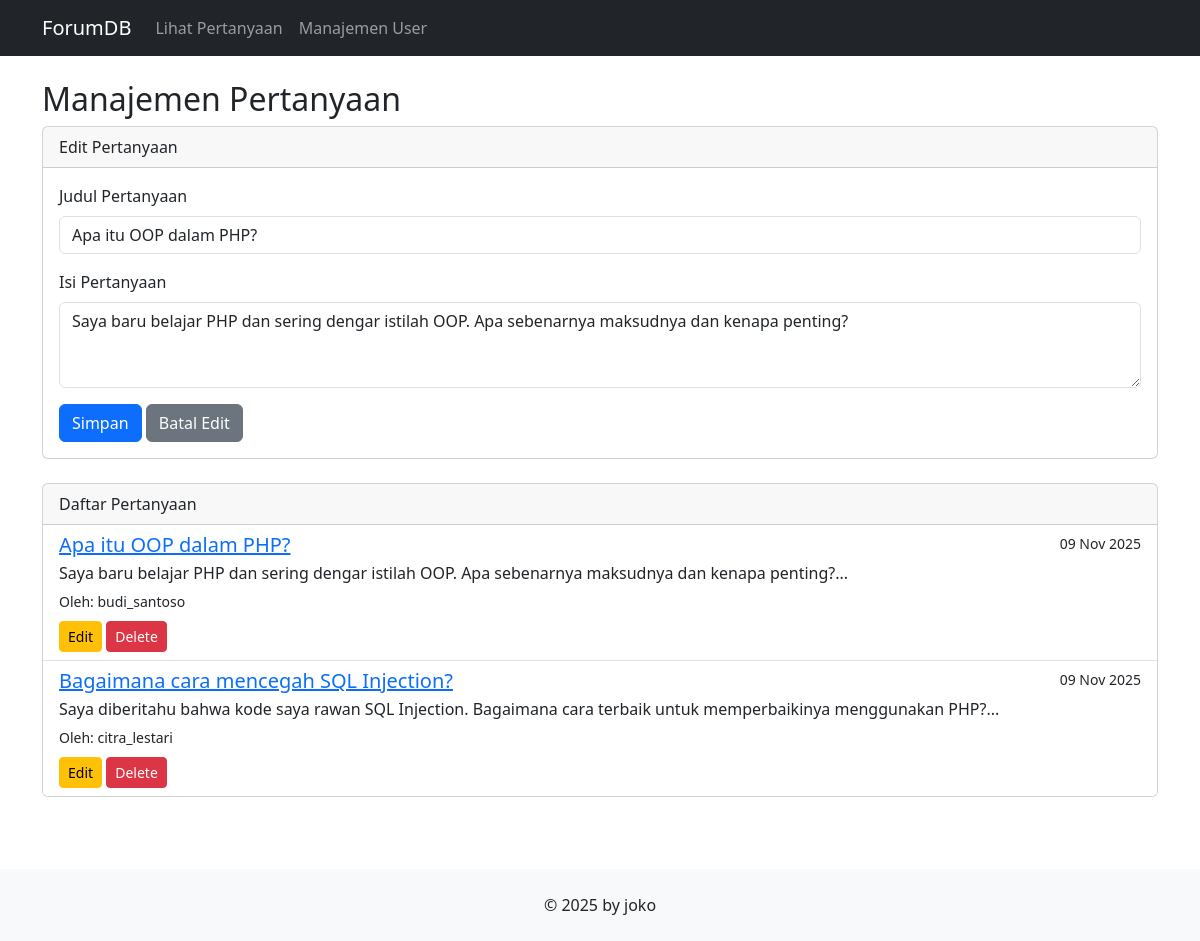
The app's page /index.php?page=questions&action=edit&id=1 with its own data.
### tables this page shows
CREATE TABLE questions (
    question_id INT AUTO_INCREMENT PRIMARY KEY,
    author_id INT NOT NULL,
    title VARCHAR(255) NOT NULL,
    body TEXT NOT NULL,
    created_at TIMESTAMP DEFAULT CURRENT_TIMESTAMP,
    
    FOREIGN KEY (author_id) 
        REFERENCES users(user_id) 
        ON DELETE CASCADE
);

CREATE TABLE users (
    user_id INT AUTO_INCREMENT PRIMARY KEY,
    username VARCHAR(50) NOT NULL UNIQUE,
    email VARCHAR(100) NOT NULL UNIQUE,
    password VARCHAR(255) NOT NULL,
    reputation_points INT DEFAULT 0,
    created_at TIMESTAMP DEFAULT CURRENT_TIMESTAMP
);

### config/db.php (called while the page is built, shortened)
<?php
class Database {
    private $host = "localhost";
    private $username = "root";
    private $password = "";
    private $dbname = "forum_db";
    public function __construct() {
        try {
            $this->conn = new PDO("mysql:host=$this->host;dbname=$this->dbname", $this->username, $this->password);
        } catch (PDOException $e) {
            echo "Connection failed: " . $e->getMessage();
        }
    }
}
?>

### class/Question.php (called while the page is built, shortened)
<?php
require_once 'config/db.php';
class Question {
    private $db;
    public function __construct() {
        $this->db = (new Database())->conn;
    }
    public function getAllQuestions() {
        $stmt = $this->db->query("
            SELECT q.*, u.username
            FROM questions q
            JOIN users u ON q.author_id = u.user_id
            ORDER BY q.created_at DESC
        ");
        return $stmt->fetchAll(PDO::FETCH_ASSOC);
    }
    public function getQuestionById($question_id) {
        $stmt = $this->db->prepare("
            SELECT q.*, u.username
            FROM questions q
            JOIN users u ON q.author_id = u.user_id
            WHERE q.question_id = ?
        ");
        $stmt->execute([$question_id]);
        return $stmt->fetch(PDO::FETCH_ASSOC);
    }
}
?>

### view/questions.php (the view, shortened to what this page needs)
<?php
$question_to_edit = null;
$action = $_GET['action'] ?? '';
try {
    if ($action == 'edit' && isset($_GET['id'])) {
        $question_to_edit = $question->getQuestionById($_GET['id']);
    }
} catch (Exception $e) {
    $pesan = "Error: " . $e->getMessage();
}
$questions = $question->getAllQuestions();
?>
<h2>Manajemen Pertanyaan</h2>
<div class="card">
    <div class="card-header">
        <?php echo ($question_to_edit) ? 'Edit Pertanyaan' : 'Buat Pertanyaan Baru'; ?>
    </div>
    <div class="card-body">
        <form action="index.php?page=questions" method="POST">
            <div class="mb-3">
                <label for="title" class="form-label">Judul Pertanyaan</label>
                <input type="text" class="form-control" id="title" name="title" value="<?php echo htmlspecialchars($question_to_edit['title'] ?? ''); ?>" required>
            </div>
            <div class="mb-3">
                <label for="body" class="form-label">Isi Pertanyaan</label>
                <textarea class="form-control" id="body" name="body" rows="3" required><?php echo htmlspecialchars($question_to_edit['body'] ?? ''); ?></textarea>
            </div>
            <button type="submit" class="btn btn-primary">Simpan</button>
            <?php if ($question_to_edit): ?>
                <a href="index.php?page=questions" class="btn btn-secondary">Batal Edit</a>
            <?php endif; ?>
        </form>
    </div>
</div>
<div class="card">
    <div class="card-header">Daftar Pertanyaan</div>
    <div class="list-group list-group-flush">
        <?php foreach ($questions as $q): ?>
            <div class="list-group-item">
                <div class="d-flex w-100 justify-content-between">
                    <h5 class="mb-1">
                        <a href="index.php?page=question_detail&id=<?php echo $q['question_id']; ?>">
                            <?php echo htmlspecialchars($q['title']); ?>
                        </a>
                    </h5>
                    <small><?php echo date('d M Y', strtotime($q['created_at'])); ?></small>
                </div>
                <p class="mb-1"><?php echo nl2br(htmlspecialchars(substr($q['body'], 0, 150))); ?>...</p>
                <small>Oleh: <?php echo htmlspecialchars($q['username']); ?></small>
                <div class="mt-2">
                    <a href="index.php?page=questions&action=edit&id=<?php echo $q['question_id']; ?>" class="btn btn-sm btn-warning">Edit</a>
                    <a href="index.php?page=questions&action=delete&id=<?php echo $q['question_id']; ?>" class="btn btn-sm btn-danger" onclick="return confirm('Yakin ingin menghapus pertanyaan ini? (Semua jawaban terkait akan ikut terhapus)');">Delete</a>
                </div>
            </div>
        <?php endforeach; ?>
    </div>
</div>

### view/header.php (style rules this page uses)
body { display: flex; flex-direction: column; min-height: 100vh; }
.card { margin-bottom: 1.5rem; }

### records on screen
questions: title "Apa itu OOP dalam PHP?", body "Saya baru belajar PHP dan sering dengar istilah OOP. Apa sebenarnya maksudnya dan kenapa penting?", created_at "09 Nov 2025", author.username "budi_santoso"
questions: title "Bagaimana cara mencegah SQL Injection?", created_at "09 Nov 2025", body "Saya diberitahu bahwa kode saya rawan SQL Injection. Bagaimana cara terbaik untuk memperbaikinya menggunakan PHP?", author.username "citra_lestari"
